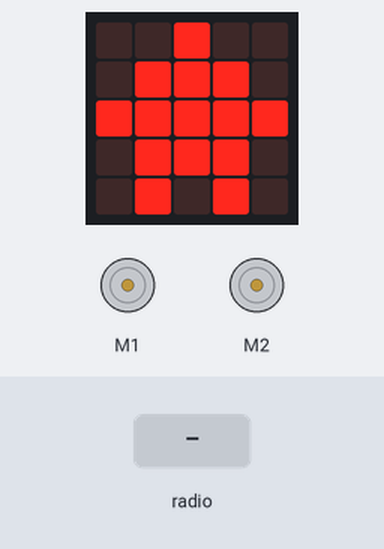
The program below on a simulated BBC micro:bit (MakeCode). Shown: the board's 5×5 LED display, 2 × DC motor (green arrow = forward, orange = backward, longer = faster). Inputs (shaded band) come from the test bench.

Above: at 1.8 s.
1.9 s: radio message "1" arrives
At 2.6 s:
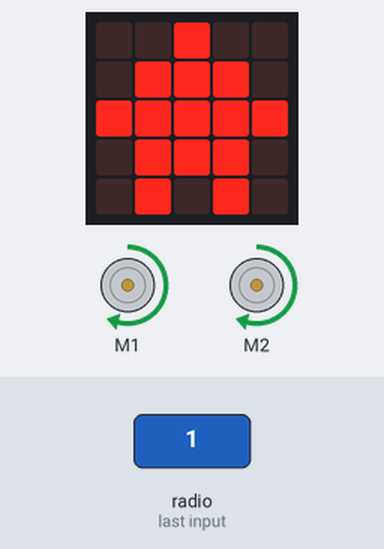
3.4 s: radio message "2" arrives
At 3.8 s:
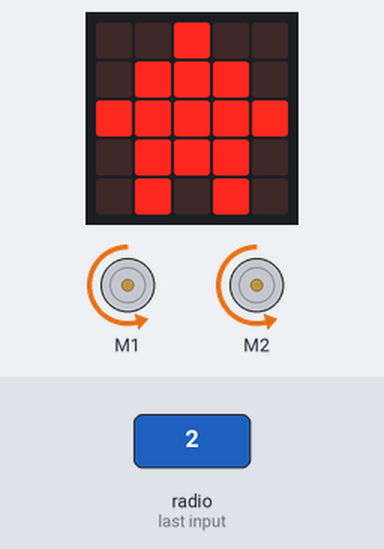
4.9 s: radio message "3" arrives
At 6.1 s:
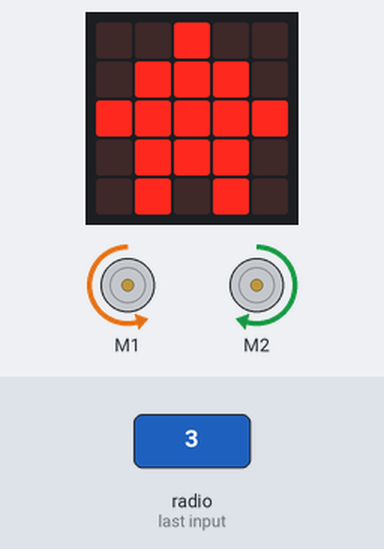
6.4 s: radio message "4" arrives
At 7.3 s:
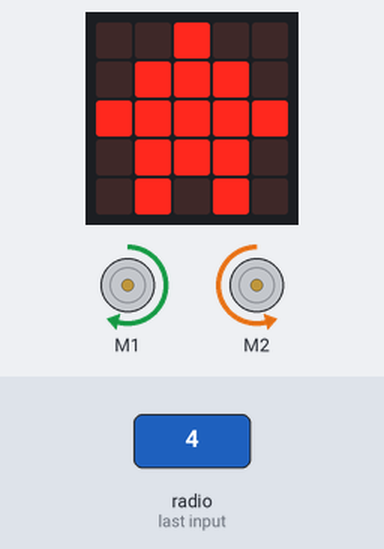
7.9 s: radio message "5" arrives
At 8.4 s:
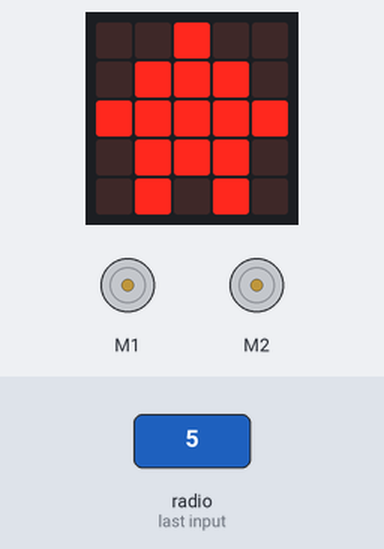
Timing chart, 0 to 10.4 s (numbered marks = the images above; inputs shaded):
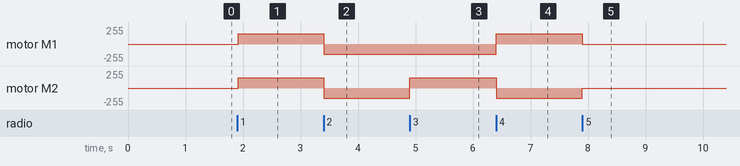

The program:

main.ts
```typescript
radio.onReceivedNumber(function (receivedNumber) {
    if (receivedNumber == 1) {
        bitbot.go(BBDirection.Forward, 60)
    } else if (receivedNumber == 2) {
        bitbot.go(BBDirection.Reverse, 60)
    } else if (receivedNumber == 3) {
        bitbot.rotate(BBRobotDirection.Left, 60)
    } else if (receivedNumber == 4) {
        bitbot.rotate(BBRobotDirection.Right, 60)
    } else if (receivedNumber == 5) {
        bitbot.stop(BBStopMode.Coast)
    }
})
radio.setGroup(1)
basic.showIcon(IconNames.House)
```

test.ts
```typescript
// testene settes inn her; disse vil ikke kompilert så lenge denne pakken blir brukt som en utvidelse.
```

Measured:
- after the input at 1.9 s, motor M1, motor M2: stopped → forward 153/255 at once
- after the input at 3.4 s, motor M1, motor M2: forward 153/255 → backward 153/255 at once
- after the input at 4.9 s, motor M2: backward 153/255 → forward 153/255 at once
- after the input at 6.4 s, motor M1: backward 153/255 → forward 153/255 at once; motor M2: forward 153/255 → backward 153/255 at once
- after the input at 7.9 s, motor M1: forward 153/255 → stopped at once; motor M2: backward 153/255 → stopped at once
